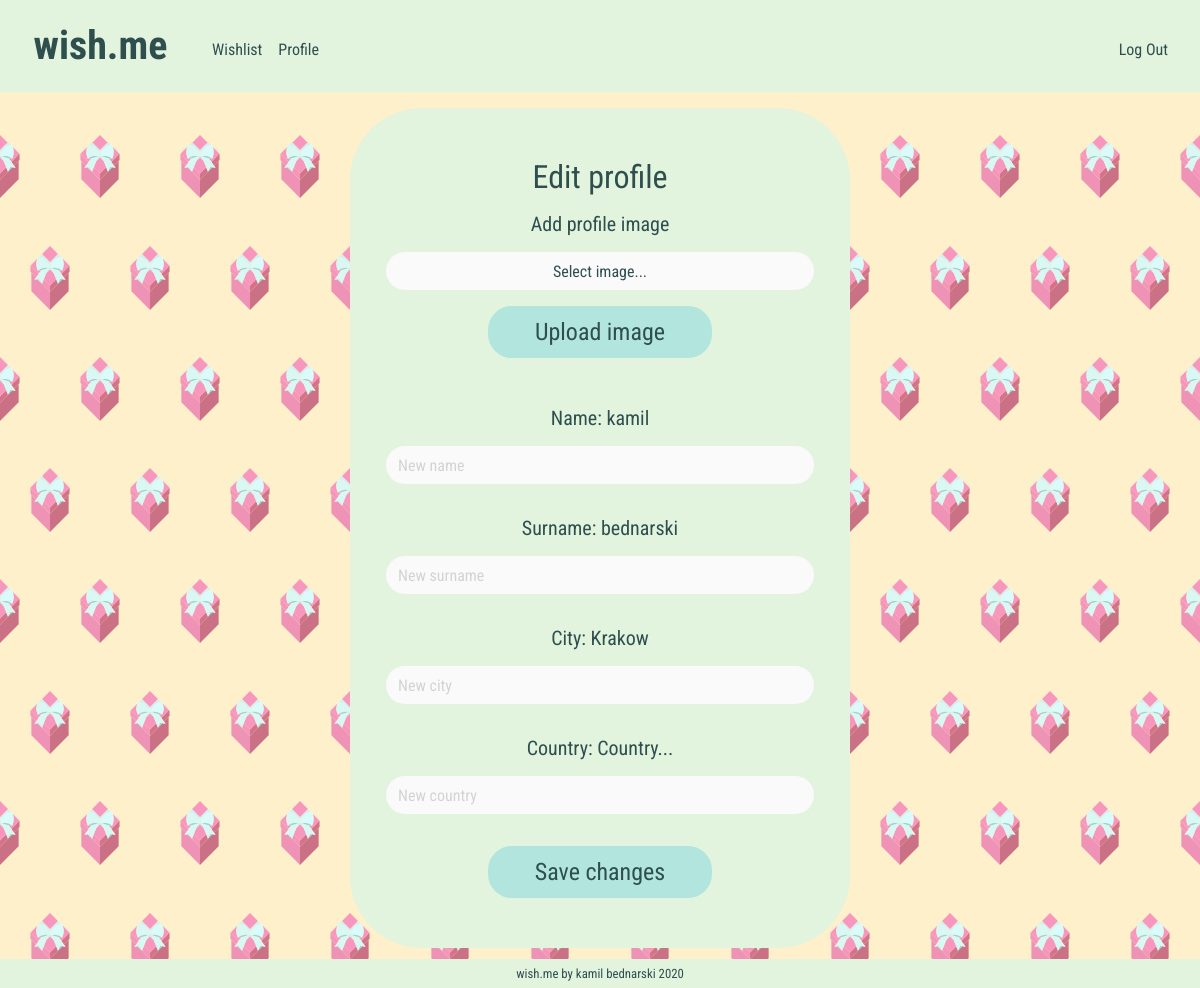
/profile/edit (signed in), run on the app's committed database.
### tables this page shows
CREATE TABLE users (id INTEGER PRIMARY KEY AUTOINCREMENT, username TEXT NOT NULL, hash TEXT NOT NULL, name TEXT NOT NULL, surname TEXT NOT NULL, email TEXT NOT NULL, city TEXT NOT NULL, country TEXT NOT NULL);

### app.py (the view)
@app.route("/profile/edit", methods=["GET", "POST"])
@login_required
def edit_profile():
    id=session["user_id"]
    user_data = db.execute("SELECT * FROM users WHERE id = :id", id=id)
    username = user_data[0]["username"]
    name = user_data[0]["name"]
    surname = user_data[0]["surname"]
    email = user_data[0]["email"]
    city = user_data[0]["city"]
    country = user_data[0]["country"]
    if request.method == "POST":
        if request.files:
            new_image = request.files["image"]
            print(new_image)
            if new_image.filename == "":
                print("Image without filename")
                flash('Image without filename.')
                return redirect(request.url)
            if not allowed_image(new_image.filename):
                print("Wrong file extension")
                return redirect(request.url)
            else:
                new_file_name = f"{id}.jpg"
                new_image.save(os.path.join(app.config["IMAGE_UPLOADS"], new_file_name))
                db.execute("UPDATE images SET image=1 WHERE id=:id", id=id)
                print("Image saved")
                flash('Profile image updated.')
        if request.form.get("name"):
            new_name = request.form.get("name")
            db.execute("UPDATE users SET name = :new_name WHERE id = :id", new_name=new_name, id=id)
        if request.form.get("surname"):
            new_surname = request.form.get("surname")
            db.execute("UPDATE users SET surname = :new_surname WHERE id = :id", new_surname=new_surname, id=id)
        if request.form.get("city"):
            new_city = request.form.get("city")
            db.execute("UPDATE users SET city = :new_city WHERE id = :id", new_city=new_city, id=id)
        if request.form.get("country"):
            new_country = request.form.get("country")
            db.execute("UPDATE users SET country = :new_country WHERE id = :id", new_country=new_country, id=id)
        flash('Profile updated.')
        return redirect(url_for('user'))
    else:
        return render_template("profileedit.html", username=username, name=name, surname=surname, email=email, city=city, country=country)

### app.py (called while the page is built)
@app.after_request
def after_request(response):
    response.headers["Cache-Control"] = "no-cache, no-store, must-revalidate"
    response.headers["Expires"] = 0
    response.headers["Pragma"] = "no-cache"
    return response

### helpers.py (called while the page is built)
def login_required(f):
    @wraps(f)
    def decorated_function(*args, **kwargs):
        if session.get("user_id") is None:
            print("login_required() message: session['user_id'] is none")
            return redirect("/login")
        return f(*args, **kwargs)
    return decorated_function

### templates/profileedit.html (shortened to what this page needs)
{% extends "layout.html" %}
{% block main %}
    <div class="form-container">
        <div class="text-center">
            <label class="form-label-l"><h2>Edit profile</h2></label>
        </div>
        <form action="/profile/edit" method="post" id="login_form" enctype="multipart/form-data">
            <div class="form-group">
                <div class="text-center">
                    <label class="form-label-m "><h5>Add profile image</h5></label>
                </div>
                <div class="custom-file text-center form-input">
                    <label class="form-input pt-2" for="image">Select image...</label>
                </div>
            </div>
            <div class="text-center">
                <button type="submit" class="form-button">Upload image</button>
            </div>
        </form>
        <form action="/profile/edit" method="post" id="login_form">
            <div class="form-group pt-5">
                <div class="text-center">
                    <label class="form-label-m"><h5>Name: {{ name }}</h5></label>
                </div>
                <input class="form-control form-input" name="name" placeholder="New name" type="text">
            </div>
            <div class="form-group pt-3">
                <div class="text-center">
                    <label class="form-label-m "><h5>Surname: {{ surname }}</h5></label>
                </div>
                <input class="form-control form-input" name="surname" placeholder="New surname" type="text">
            </div>
            <div class="form-group pt-3">
                <div class="text-center">
                    <label class="form-label-m "><h5>City: {{ city }}</h5></label>
                </div>
                <input autocomplete="off" autofocus class="form-control form-input" name="city" placeholder="New city" type="text">
            </div>
            <div class="form-group pt-3">
                <div class="text-center">
                    <label class="form-label-m "><h5>Country: {{ country }}</h5></label>
                </div>
                <input class="form-control form-input" name="country" placeholder="New country" type="text">
            </div>
            <div class="text-center pt-3">
                <button class="form-button" type="submit">Save changes</button>
            </div>
        </form>
    </div>
{% endblock %}

### static/styles.css (style rules this page uses)
::placeholder { color: lightgrey !important; }
body { font-family: 'Roboto Condensed', sans-serif; background-color: #FFF0CC; background-image: url('/static/image/background-segment.svg'); background-repeat: repeat; background-size: 100px; z-index: -1; background-attachment: fixed; }
h2 { font-weight: 400; }
h5 { font-weight: 400; }
.form-container { width: 80vw; max-width: 500px; padding-left: 3vw; padding-right: 3vw; padding-top: 50px; padding-bottom: 50px; border-radius: 4.5rem; background-color: #E2F3DE; }
.form-label-l { font-weight: 400; font-size: 1.5rem; }
.form-label-m { font-weight: 400; font-size: 1rem; }
.form-input { border-radius: 1.5rem; background-color: #FAFAFA; font-weight: 400; border: none !important; }
.form-button { border-radius: 1.5rem; padding: 0.5rem 1rem 0.5rem 1rem; background-color: #B1E5DE; font-size: 1.5rem; font-weight: 400; border: none; color: darkslategray; width: 14rem; }

### data on the page
users: name "kamil", surname "bednarski", city "Krakow", country "Country..."
